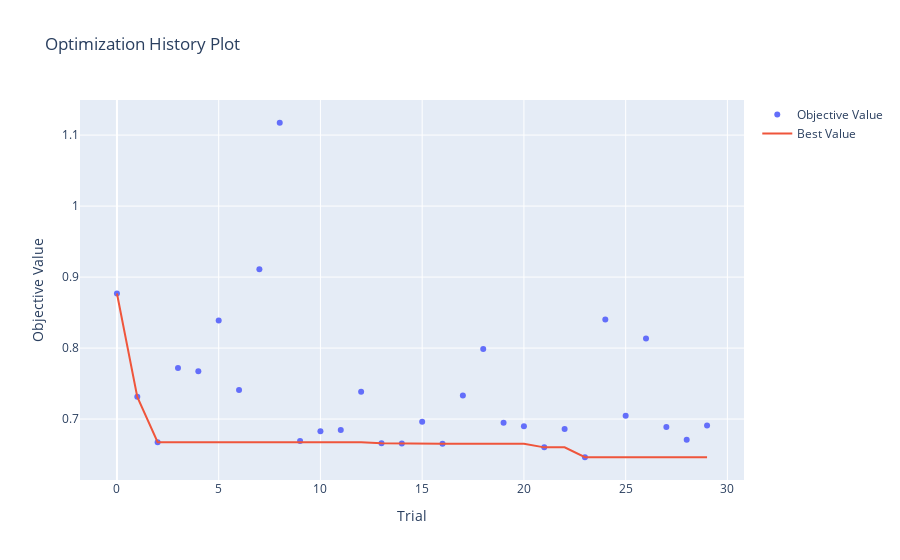

Notebook cell for this chart:
### Code cell
# 하이퍼파라미터 최적화 과정을 확인
optuna.visualization.plot_optimization_history(study_lgbm)

### Figure 1 — Plotly figure (JSON) as saved in the notebook; plotly's stock layout.template omitted (floating-point values rounded to 4 significant figures)
{"data": [{"mode": "markers", "name": "Objective Value", "type": "scatter", "x": [0, 1, 2, 3, 4, 5, 6, 7, 8, 9, 10, 11, 12, 13, 14, 15, 16, 17, 18, 19, 20, 21, 22, 23, 24, 25, 26, 27, 28, 29], "y": [0.8769, 0.7313, 0.6674, 0.772, 0.7672, 0.8388, 0.7409, 0.9111, 1.117, 0.6692, 0.6828, 0.6848, 0.7387, 0.6661, 0.6655, 0.6964, 0.6654, 0.7333, 0.7988, 0.6948, 0.6899, 0.6602, 0.686, 0.6462, 0.8402, 0.7045, 0.8136, 0.689, 0.6708, 0.6908]}, {"mode": "lines", "name": "Best Value", "type": "scatter", "x": [0, 1, 2, 3, 4, 5, 6, 7, 8, 9, 10, 11, 12, 13, 14, 15, 16, 17, 18, 19, 20, 21, 22, 23, 24, 25, 26, 27, 28, 29], "y": [0.8769, 0.7313, 0.6674, 0.6674, 0.6674, 0.6674, 0.6674, 0.6674, 0.6674, 0.6674, 0.6674, 0.6674, 0.6674, 0.6661, 0.6655, 0.6655, 0.6654, 0.6654, 0.6654, 0.6654, 0.6654, 0.6602, 0.6602, 0.6462, 0.6462, 0.6462, 0.6462, 0.6462, 0.6462, 0.6462]}, {"marker": {"color": "#cccccc"}, "mode": "markers", "name": "Infeasible Trial", "showlegend": false, "type": "scatter", "x": [], "y": []}], "layout": {"title": {"text": "Optimization History Plot"}, "xaxis": {"title": {"text": "Trial"}}, "yaxis": {"title": {"text": "Objective Value"}}}}
